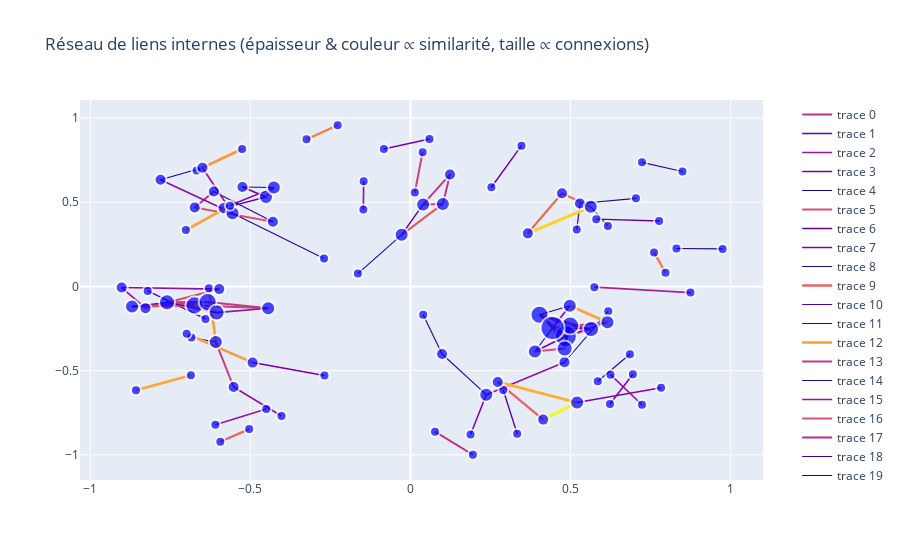

The notebook cell saved with this chart:
### Code cell
# Filtrer les liens les plus forts
df_sub = df_internal_links[
    (df_internal_links['similarity_score'] > 70) &
    (df_internal_links['article_website'] == 'https://www.droit-compta-gestion.fr')
]

# Construire le graphe
G = nx.from_pandas_edgelist(df_sub, 'source_url', 'target_url', ['similarity_score'])
pos = nx.spring_layout(G, k=0.15, iterations=20)

# Préparer la normalisation pour la couleur des arêtes
sim_scores = [G.edges[edge]['similarity_score'] for edge in G.edges()]
norm = mcolors.Normalize(vmin=min(sim_scores), vmax=max(sim_scores))
cmap = cm.get_cmap('plasma')  # Palette continue

# Créer les traces d'arêtes avec couleur et épaisseur personnalisées
edge_traces = []
for edge in G.edges(data=True):
    x0, y0 = pos[edge[0]]
    x1, y1 = pos[edge[1]]
    sim = edge[2]['similarity_score']
    color = mcolors.to_hex(cmap(norm(sim)))
    width = 1 + (sim - 70) / 10  # Ajuste ce facteur si besoin
    edge_traces.append(go.Scatter(
        x=[x0, x1], y=[y0, y1],
        line=dict(width=width, color=color),
        hoverinfo='none',
        mode='lines'
    ))

# Calculer la taille des nœuds selon leur degré
node_x, node_y, node_text, node_size = [], [], [], []
for node in G.nodes():
    x, y = pos[node]
    node_x.append(x)
    node_y.append(y)
    node_text.append(node)
    degree = G.degree(node)
    node_size.append(8 + 2 * degree)  # Ajuste le facteur selon l'effet visuel souhaité

node_trace = go.Scatter(
    x=node_x, y=node_y,
    mode='markers',
    hoverinfo='text',
    text=node_text,
    marker=dict(
        size=node_size,
        color='blue',  # Tu peux aussi utiliser une couleur selon une autre métrique
        line_width=2
    )
)

fig = go.Figure(data=edge_traces + [node_trace])
fig.update_layout(
    title='Réseau de liens internes (épaisseur & couleur ∝ similarité, taille ∝ connexions)',
    showlegend=True
)
fig.update_layout(
    legend=dict(
        orientation="v",    # vertical (par défaut)
        yanchor="top",      # ancrage vertical en haut
        y=1,                # position verticale (1 = en haut)
        xanchor="left",     # ancrage horizontal à gauche de la légende
        x=1.05              # position horizontale (>1 pour la placer à droite du graphe)
    )
)

fig.show()

### Figure 1 — Plotly figure (JSON) as saved in the notebook; plotly's stock layout.template omitted (floating-point values rounded to 4 significant figures)
{"data": [{"hoverinfo": "none", "line": {"color": "#b83289", "width": 1.897}, "mode": "lines", "type": "scatter", "x": [0.195, 0.07673], "y": [-1, -0.8628]}, {"hoverinfo": "none", "line": {"color": "#6001a6", "width": 1.364}, "mode": "lines", "type": "scatter", "x": [0.2897, 0.3333], "y": [-0.6155, -0.8754]}, {"hoverinfo": "none", "line": {"color": "#9814a0", "width": 1.676}, "mode": "lines", "type": "scatter", "x": [0.6247, 0.7232], "y": [-0.5243, -0.703]}, {"hoverinfo": "none", "line": {"color": "#7701a8", "width": 1.485}, "mode": "lines", "type": "scatter", "x": [-0.5248, -0.4512], "y": [0.5904, 0.5313]}, {"hoverinfo": "none", "line": {"color": "#0d0887", "width": 1.008}, "mode": "lines", "type": "scatter", "x": [-0.5248, -0.4266], "y": [0.5904, 0.5869]}, {"hoverinfo": "none", "line": {"color": "#d45270", "width": 2.128}, "mode": "lines", "type": "scatter", "x": [-0.4512, -0.4266], "y": [0.5313, 0.5869]}, {"hoverinfo": "none", "line": {"color": "#6400a7", "width": 1.392}, "mode": "lines", "type": "scatter", "x": [-0.4512, -0.5838], "y": [0.5313, 0.4654]}, {"hoverinfo": "none", "line": {"color": "#7b02a8", "width": 1.514}, "mode": "lines", "type": "scatter", "x": [-0.4266, -0.5838], "y": [0.5869, 0.4654]}, {"hoverinfo": "none", "line": {"color": "#20068f", "width": 1.068}, "mode": "lines", "type": "scatter", "x": [0.9749, 0.8307], "y": [0.2229, 0.2251]}, {"hoverinfo": "none", "line": {"color": "#e3685f", "width": 2.282}, "mode": "lines", "type": "scatter", "x": [-0.5938, -0.5036], "y": [-0.9227, -0.8477]}, {"hoverinfo": "none", "line": {"color": "#46039f", "width": 1.238}, "mode": "lines", "type": "scatter", "x": [0.5295, 0.5194], "y": [0.4925, 0.3386]}, {"hoverinfo": "none", "line": {"color": "#260591", "width": 1.087}, "mode": "lines", "type": "scatter", "x": [0.5295, 0.7044], "y": [0.4925, 0.523]}, {"hoverinfo": "none", "line": {"color": "#fa9b3d", "width": 2.606}, "mode": "lines", "type": "scatter", "x": [-0.6296, -0.608], "y": [-0.01038, -0.3306]}, {"hoverinfo": "none", "line": {"color": "#c23c81", "width": 1.971}, "mode": "lines", "type": "scatter", "x": [-0.608, -0.5523], "y": [-0.3306, -0.5975]}, {"hoverinfo": "none", "line": {"color": "#240691", "width": 1.082}, "mode": "lines", "type": "scatter", "x": [-0.608, -0.6842], "y": [-0.3306, -0.3034]}, {"hoverinfo": "none", "line": {"color": "#9613a1", "width": 1.668}, "mode": "lines", "type": "scatter", "x": [-0.5523, -0.4027], "y": [-0.5975, -0.7695]}, {"hoverinfo": "none", "line": {"color": "#d6556d", "width": 2.146}, "mode": "lines", "type": "scatter", "x": [-0.6739, -0.4296], "y": [0.4683, 0.3837]}, {"hoverinfo": "none", "line": {"color": "#b52f8c", "width": 1.87}, "mode": "lines", "type": "scatter", "x": [-0.6739, -0.6141], "y": [0.4683, 0.5633]}, {"hoverinfo": "none", "line": {"color": "#370499", "width": 1.163}, "mode": "lines", "type": "scatter", "x": [-0.4296, -0.6141], "y": [0.3837, 0.5633]}, {"hoverinfo": "none", "line": {"color": "#130789", "width": 1.022}, "mode": "lines", "type": "scatter", "x": [-0.1642, -0.0276], "y": [0.07652, 0.3068]}, {"hoverinfo": "none", "line": {"color": "#dc5d67", "width": 2.206}, "mode": "lines", "type": "scatter", "x": [-0.0276, 0.1012], "y": [0.3068, 0.4898]}, {"hoverinfo": "none", "line": {"color": "#5e01a6", "width": 1.356}, "mode": "lines", "type": "scatter", "x": [-0.0276, 0.03958], "y": [0.3068, 0.4867]}, {"hoverinfo": "none", "line": {"color": "#f9983e", "width": 2.586}, "mode": "lines", "type": "scatter", "x": [-0.5258, -0.6678], "y": [0.8162, 0.6886]}, {"hoverinfo": "none", "line": {"color": "#6f00a8", "width": 1.444}, "mode": "lines", "type": "scatter", "x": [0.3468, 0.2528], "y": [0.8359, 0.5891]}, {"hoverinfo": "none", "line": {"color": "#9613a1", "width": 1.669}, "mode": "lines", "type": "scatter", "x": [0.4811, 0.2368], "y": [-0.4506, -0.6431]}, {"hoverinfo": "none", "line": {"color": "#0d0887", "width": 1.003}, "mode": "lines", "type": "scatter", "x": [0.4811, 0.6177], "y": [-0.4506, -0.1483]}, {"hoverinfo": "none", "line": {"color": "#7501a8", "width": 1.478}, "mode": "lines", "type": "scatter", "x": [0.2368, 0.1877], "y": [-0.6431, -0.8801]}, {"hoverinfo": "none", "line": {"color": "#2e0595", "width": 1.123}, "mode": "lines", "type": "scatter", "x": [0.2368, 0.09867], "y": [-0.6431, -0.4015]}, {"hoverinfo": "none", "line": {"color": "#d5536f", "width": 2.134}, "mode": "lines", "type": "scatter", "x": [0.4032, 0.4854], "y": [-0.1685, -0.2959]}, {"hoverinfo": "none", "line": {"color": "#c5407e", "width": 1.998}, "mode": "lines", "type": "scatter", "x": [0.4032, 0.4988], "y": [-0.1685, -0.2327]}, {"hoverinfo": "none", "line": {"color": "#bf3984", "width": 1.943}, "mode": "lines", "type": "scatter", "x": [0.4032, 0.5641], "y": [-0.1685, -0.2536]}, {"hoverinfo": "none", "line": {"color": "#8004a8", "width": 1.537}, "mode": "lines", "type": "scatter", "x": [0.4032, 0.4438], "y": [-0.1685, -0.2473]}, {"hoverinfo": "none", "line": {"color": "#2c0594", "width": 1.109}, "mode": "lines", "type": "scatter", "x": [0.4032, 0.4976], "y": [-0.1685, -0.1147]}, {"hoverinfo": "none", "line": {"color": "#f1814d", "width": 2.449}, "mode": "lines", "type": "scatter", "x": [0.4854, 0.4988], "y": [-0.2959, -0.2327]}, {"hoverinfo": "none", "line": {"color": "#df6263", "width": 2.238}, "mode": "lines", "type": "scatter", "x": [0.4854, 0.5641], "y": [-0.2959, -0.2536]}, {"hoverinfo": "none", "line": {"color": "#da5b69", "width": 2.19}, "mode": "lines", "type": "scatter", "x": [0.4854, 0.4438], "y": [-0.2959, -0.2473]}, {"hoverinfo": "none", "line": {"color": "#8004a8", "width": 1.54}, "mode": "lines", "type": "scatter", "x": [0.4854, 0.3887], "y": [-0.2959, -0.3866]}, {"hoverinfo": "none", "line": {"color": "#8004a8", "width": 1.54}, "mode": "lines", "type": "scatter", "x": [0.4854, 0.4817], "y": [-0.2959, -0.3689]}, {"hoverinfo": "none", "line": {"color": "#41049d", "width": 1.214}, "mode": "lines", "type": "scatter", "x": [0.4854, 0.6153], "y": [-0.2959, -0.2128]}, {"hoverinfo": "none", "line": {"color": "#b83289", "width": 1.896}, "mode": "lines", "type": "scatter", "x": [0.4988, 0.4438], "y": [-0.2327, -0.2473]}, {"hoverinfo": "none", "line": {"color": "#9410a2", "width": 1.649}, "mode": "lines", "type": "scatter", "x": [0.4988, 0.5641], "y": [-0.2327, -0.2536]}, {"hoverinfo": "none", "line": {"color": "#8004a8", "width": 1.538}, "mode": "lines", "type": "scatter", "x": [0.4988, 0.4817], "y": [-0.2327, -0.3689]}, {"hoverinfo": "none", "line": {"color": "#7701a8", "width": 1.492}, "mode": "lines", "type": "scatter", "x": [0.5641, 0.4438], "y": [-0.2536, -0.2473]}, {"hoverinfo": "none", "line": {"color": "#d24f71", "width": 2.112}, "mode": "lines", "type": "scatter", "x": [0.4438, 0.4817], "y": [-0.2473, -0.3689]}, {"hoverinfo": "none", "line": {"color": "#bd3786", "width": 1.932}, "mode": "lines", "type": "scatter", "x": [0.4438, 0.6153], "y": [-0.2473, -0.2128]}, {"hoverinfo": "none", "line": {"color": "#2a0593", "width": 1.104}, "mode": "lines", "type": "scatter", "x": [0.4438, 0.3887], "y": [-0.2473, -0.3866]}, {"hoverinfo": "none", "line": {"color": "#8707a6", "width": 1.582}, "mode": "lines", "type": "scatter", "x": [0.4438, 0.4976], "y": [-0.2473, -0.1147]}, {"hoverinfo": "none", "line": {"color": "#c8437b", "width": 2.018}, "mode": "lines", "type": "scatter", "x": [0.1012, 0.03958], "y": [0.4898, 0.4867]}, {"hoverinfo": "none", "line": {"color": "#b83289", "width": 1.896}, "mode": "lines", "type": "scatter", "x": [0.1012, 0.1236], "y": [0.4898, 0.6651]}, {"hoverinfo": "none", "line": {"color": "#be3885", "width": 1.937}, "mode": "lines", "type": "scatter", "x": [0.03958, 0.1236], "y": [0.4867, 0.6651]}, {"hoverinfo": "none", "line": {"color": "#d5536f", "width": 2.137}, "mode": "lines", "type": "scatter", "x": [0.4817, 0.3887], "y": [-0.3689, -0.3866]}, {"hoverinfo": "none", "line": {"color": "#fba238", "width": 2.645}, "mode": "lines", "type": "scatter", "x": [0.6153, 0.4976], "y": [-0.2128, -0.1147]}, {"hoverinfo": "none", "line": {"color": "#38049a", "width": 1.166}, "mode": "lines", "type": "scatter", "x": [0.6854, 0.5851], "y": [-0.4031, -0.5634]}, {"hoverinfo": "none", "line": {"color": "#99159f", "width": 1.688}, "mode": "lines", "type": "scatter", "x": [-0.6093, -0.4503], "y": [-0.8217, -0.7286]}, {"hoverinfo": "none", "line": {"color": "#7b02a8", "width": 1.51}, "mode": "lines", "type": "scatter", "x": [0.6231, 0.6947], "y": [-0.6987, -0.5219]}, {"hoverinfo": "none", "line": {"color": "#6300a7", "width": 1.381}, "mode": "lines", "type": "scatter", "x": [0.7766, 0.5802], "y": [0.3887, 0.3994]}, {"hoverinfo": "none", "line": {"color": "#f0804e", "width": 2.442}, "mode": "lines", "type": "scatter", "x": [0.7608, 0.7966], "y": [0.2016, 0.08129]}, {"hoverinfo": "none", "line": {"color": "#8f0da4", "width": 1.627}, "mode": "lines", "type": "scatter", "x": [-0.7805, -0.5557], "y": [0.6338, 0.435]}, {"hoverinfo": "none", "line": {"color": "#130789", "width": 1.022}, "mode": "lines", "type": "scatter", "x": [-0.7805, -0.6496], "y": [0.6338, 0.7049]}, {"hoverinfo": "none", "line": {"color": "#99159f", "width": 1.685}, "mode": "lines", "type": "scatter", "x": [-0.5557, -0.6496], "y": [0.435, 0.7049]}, {"hoverinfo": "none", "line": {"color": "#2f0596", "width": 1.128}, "mode": "lines", "type": "scatter", "x": [-0.5557, -0.2699], "y": [0.435, 0.1654]}, {"hoverinfo": "none", "line": {"color": "#f0f921", "width": 3.092}, "mode": "lines", "type": "scatter", "x": [0.5205, 0.4146], "y": [-0.6901, -0.7912]}, {"hoverinfo": "none", "line": {"color": "#fdaf31", "width": 2.718}, "mode": "lines", "type": "scatter", "x": [0.5205, 0.2726], "y": [-0.6901, -0.5674]}, {"hoverinfo": "none", "line": {"color": "#8305a7", "width": 1.557}, "mode": "lines", "type": "scatter", "x": [0.5205, 0.7828], "y": [-0.6901, -0.6016]}, {"hoverinfo": "none", "line": {"color": "#e16462", "width": 2.252}, "mode": "lines", "type": "scatter", "x": [0.4146, 0.2726], "y": [-0.7912, -0.5674]}, {"hoverinfo": "none", "line": {"color": "#f1814d", "width": 2.448}, "mode": "lines", "type": "scatter", "x": [-0.3246, -0.2273], "y": [0.8735, 0.9573]}, {"hoverinfo": "none", "line": {"color": "#fa9b3d", "width": 2.61}, "mode": "lines", "type": "scatter", "x": [-0.6989, -0.493], "y": [-0.2816, -0.4527]}, {"hoverinfo": "none", "line": {"color": "#7801a8", "width": 1.496}, "mode": "lines", "type": "scatter", "x": [-0.493, -0.2685], "y": [-0.4527, -0.5286]}, {"hoverinfo": "none", "line": {"color": "#9511a1", "width": 1.664}, "mode": "lines", "type": "scatter", "x": [-0.1461, -0.1471], "y": [0.6252, 0.4575]}, {"hoverinfo": "none", "line": {"color": "#fba139", "width": 2.643}, "mode": "lines", "type": "scatter", "x": [-0.7015, -0.5638], "y": [0.3345, 0.4792]}, {"hoverinfo": "none", "line": {"color": "#d24f71", "width": 2.108}, "mode": "lines", "type": "scatter", "x": [-0.8274, -0.5971], "y": [-0.1294, -0.01595]}, {"hoverinfo": "none", "line": {"color": "#9511a1", "width": 1.663}, "mode": "lines", "type": "scatter", "x": [-0.8274, -0.902], "y": [-0.1294, -0.006689]}, {"hoverinfo": "none", "line": {"color": "#910ea3", "width": 1.636}, "mode": "lines", "type": "scatter", "x": [-0.5971, -0.902], "y": [-0.01595, -0.006689]}, {"hoverinfo": "none", "line": {"color": "#7b02a8", "width": 1.514}, "mode": "lines", "type": "scatter", "x": [-0.08305, 0.05938], "y": [0.8163, 0.8761]}, {"hoverinfo": "none", "line": {"color": "#330597", "width": 1.143}, "mode": "lines", "type": "scatter", "x": [0.09867, 0.03971], "y": [-0.4015, -0.1681]}, {"hoverinfo": "none", "line": {"color": "#7100a8", "width": 1.454}, "mode": "lines", "type": "scatter", "x": [-0.8208, -0.6401], "y": [-0.02714, -0.1932]}, {"hoverinfo": "none", "line": {"color": "#cc4778", "width": 2.051}, "mode": "lines", "type": "scatter", "x": [0.01369, 0.03803], "y": [0.558, 0.7966]}, {"hoverinfo": "none", "line": {"color": "#19068c", "width": 1.039}, "mode": "lines", "type": "scatter", "x": [0.6167, 0.5632], "y": [0.3587, 0.4729]}, {"hoverinfo": "none", "line": {"color": "#fcd225", "width": 2.902}, "mode": "lines", "type": "scatter", "x": [0.5632, 0.3666], "y": [0.4729, 0.3151]}, {"hoverinfo": "none", "line": {"color": "#e76e5b", "width": 2.321}, "mode": "lines", "type": "scatter", "x": [0.5632, 0.4733], "y": [0.4729, 0.5537]}, {"hoverinfo": "none", "line": {"color": "#330597", "width": 1.147}, "mode": "lines", "type": "scatter", "x": [0.7232, 0.8496], "y": [0.7368, 0.6827]}, {"hoverinfo": "none", "line": {"color": "#e87059", "width": 2.335}, "mode": "lines", "type": "scatter", "x": [0.3666, 0.4733], "y": [0.3151, 0.5537]}, {"hoverinfo": "none", "line": {"color": "#a82296", "width": 1.783}, "mode": "lines", "type": "scatter", "x": [0.5743, 0.8745], "y": [-0.004772, -0.03676]}, {"hoverinfo": "none", "line": {"color": "#d5536f", "width": 2.131}, "mode": "lines", "type": "scatter", "x": [-0.8696, -0.6748], "y": [-0.1197, -0.1127]}, {"hoverinfo": "none", "line": {"color": "#c9447a", "width": 2.023}, "mode": "lines", "type": "scatter", "x": [-0.8696, -0.6333], "y": [-0.1197, -0.09263]}, {"hoverinfo": "none", "line": {"color": "#6100a7", "width": 1.371}, "mode": "lines", "type": "scatter", "x": [-0.8696, -0.7603], "y": [-0.1197, -0.09475]}, {"hoverinfo": "none", "line": {"color": "#c13b82", "width": 1.958}, "mode": "lines", "type": "scatter", "x": [-0.6748, -0.6056], "y": [-0.1127, -0.1557]}, {"hoverinfo": "none", "line": {"color": "#ca457a", "width": 2.035}, "mode": "lines", "type": "scatter", "x": [-0.6748, -0.4442], "y": [-0.1127, -0.1295]}, {"hoverinfo": "none", "line": {"color": "#c33d80", "width": 1.982}, "mode": "lines", "type": "scatter", "x": [-0.6748, -0.7603], "y": [-0.1127, -0.09475]}, {"hoverinfo": "none", "line": {"color": "#febd2a", "width": 2.795}, "mode": "lines", "type": "scatter", "x": [-0.6748, -0.6333], "y": [-0.1127, -0.09263]}, {"hoverinfo": "none", "line": {"color": "#fa9b3d", "width": 2.605}, "mode": "lines", "type": "scatter", "x": [-0.6333, -0.6056], "y": [-0.09263, -0.1557]}, {"hoverinfo": "none", "line": {"color": "#bf3984", "width": 1.944}, "mode": "lines", "type": "scatter", "x": [-0.6333, -0.4442], "y": [-0.09263, -0.1295]}, {"hoverinfo": "none", "line": {"color": "#c33d80", "width": 1.979}, "mode": "lines", "type": "scatter", "x": [-0.6333, -0.7603], "y": [-0.09263, -0.09475]}, {"hoverinfo": "none", "line": {"color": "#6300a7", "width": 1.385}, "mode": "lines", "type": "scatter", "x": [-0.7603, -0.6056], "y": [-0.09475, -0.1557]}, {"hoverinfo": "none", "line": {"color": "#fca636", "width": 2.671}, "mode": "lines", "type": "scatter", "x": [-0.6857, -0.8573], "y": [-0.5281, -0.6172]}, {"hoverinfo": "none", "line": {"color": "#920fa3", "width": 1.643}, "mode": "lines", "type": "scatter", "x": [-0.6056, -0.4442], "y": [-0.1557, -0.1295]}, {"hoverinfo": "text", "marker": {"color": "blue", "line": {"width": 2}, "size": [10, 10, 10, 10, 10, 10, 12, 14, 14, 10, 10, 10, 10, 12, 10, 10, 10, 14, 12, 10, 12, 12, 12, 12, 10, 14, 10, 10, 10, 10, 12, 14, 10, 18, 22, 18, 16, 24, 14, 14, 12, 16, 14, 14, 14, 10, 10, 10, 10, 10, 10, 10, 10, 10, 10, 12, 14, 12, 14, 12, 12, 10, 10, 10, 10, 12, 10, 10, 10, 10, 10, 10, 12, 12, 12, 10, 10, 10, 12, 10, 10, 10, 10, 10, 14, 10, 10, 12, 12, 10, 10, 10, 10, 14, 18, 18, 16, 10, 10, 16, 14]}, "mode": "markers", "text": ["https://www.droit-compta-gestion.fr/publiredactionnel/que-faut-il-savoir-sur-la-reglementation-de-la-facturation-electronique-en-france/", "https://www.droit-compta-gestion.fr/comptabilite/documents-comptables/report-sine-die-de-la-facturation-electronique-en-france/", "https://www.droit-compta-gestion.fr/relations-professionnelles/rh-pourquoi-se-former-en-anglais-professionnel/", "https://www.droit-compta-gestion.fr/relations-professionnelles/pourquoi-et-comment-apprendre-langlais-des-affaires-pour-optimiser-sa-reconversion/", "https://www.droit-compta-gestion.fr/publiredactionnel/bts-cg-en-ligne-une-formation-adaptee-a-votre-vie/", "https://www.droit-compta-gestion.fr/droit/droit-social/formation-professionnelle/quels-sont-les-atouts-dun-bts-comptabilite-gestion-en-2024/", "https://www.droit-compta-gestion.fr/publiredactionnel/franchise-event-2024-le-rendez-vous-incontournable-des-entrepreneurs-a-rennes/", "https://www.droit-compta-gestion.fr/publiredactionnel/bfmed-2024-enseignes-et-porteurs-de-projets-reunis-a-marseille/", "https://www.droit-compta-gestion.fr/publiredactionnel/franchise-expo-paris-2023-un-evenement-cle-pour-les-entrepreneurs-en-quete-dinformations-et-dopportunites/", "https://www.droit-compta-gestion.fr/relations-professionnelles/limportance-dun-avocat-en-droit-des-affaires-a-chambery-pour-la-prosperite-de-votre-entreprise/", "https://www.droit-compta-gestion.fr/publiredactionnel/les-avantages-de-travailler-avec-un-avocat-en-droit-des-societes-a-versailles/", "https://www.droit-compta-gestion.fr/editorial/eau-potable-a-mayotte-en-attendant-les-jo/", "https://www.droit-compta-gestion.fr/economie/economie-contemporaine/cocorico-baignade-dans-la-seine-impossible-nest-pas-francais/", "https://www.droit-compta-gestion.fr/systemes-information-gestion/logiciels/crm/crm-et-rgpd-comment-etre-certain-detre-en-regle/", "https://www.droit-compta-gestion.fr/droit/droit-numerique/pourquoi-laudit-rgpd-est-il-essentiel-pour-les-entreprises/", "https://www.droit-compta-gestion.fr/publiredactionnel/comment-se-mettre-en-conformite-avec-le-rgpd/", "https://www.droit-compta-gestion.fr/droit/droit-social/la-relation-collective-de-travail/les-instances-representatives-du-personnel/defis-dun-membre-du-cse-la-double-casquette/", "https://www.droit-compta-gestion.fr/droit/droit-social/la-relation-collective-de-travail/les-instances-representatives-du-personnel/gestion-du-cse-quelles-sont-les-bonnes-pratiques-a-adopter/", "https://www.droit-compta-gestion.fr/droit/droit-social/la-relation-collective-de-travail/les-instances-representatives-du-personnel/les-missions-du-comite-social-et-economique-cse/", "https://www.droit-compta-gestion.fr/droit/droit-social/la-relation-collective-de-travail/les-instances-representatives-du-personnel/comment-moderniser-la-gestion-dun-conseil-social-et-economique/", "https://www.droit-compta-gestion.fr/relations-professionnelles/trouver-son-expert-comptable-mode-emploi/", "https://www.droit-compta-gestion.fr/comptabilite/expert-comptable-en-ligne-benefices-et-specificites-pour-les-entreprises/", "https://www.droit-compta-gestion.fr/comptabilite/comment-choisir-un-bon-expert-comptable-a-nantes/", "https://www.droit-compta-gestion.fr/economie/economie-contemporaine/lavenir-de-lentrepreneuriat-se-dessine-en-franchise/", "https://www.droit-compta-gestion.fr/management/la-theorie-des-organisations/les-theories-contractuelles/les-couts-de-transaction-selon-lanalyse-de-coase-et-williamson/", "https://www.droit-compta-gestion.fr/controle-de-gestion/la-methode-des-couts-complets/les-limites-de-la-methode-des-couts-complets/", "https://www.droit-compta-gestion.fr/comptabilite/comptabilisation-elements-actifs/inventaire-des-immobilisations-comment-eviter-les-pertes-de-temps-inutiles/", "https://www.droit-compta-gestion.fr/publiredactionnel/application-dinventaire-comment-cette-solution-reinvente-la-gestion-des-stocks/", "https://www.droit-compta-gestion.fr/droit/quel-est-linteret-de-recourir-aux-services-dun-avocat-exces-de-vitesse/", "https://www.droit-compta-gestion.fr/droit/5-excellentes-raisons-de-faire-appel-a-un-avocat-en-dommage-corporel/", "https://www.droit-compta-gestion.fr/finance/la-valeur/la-valeur-et-le-risque/evaluer-un-portefeuille-dinvestissements-avec-le-medaf/", "https://www.droit-compta-gestion.fr/finance/la-valeur/la-valeur-et-le-risque/modele-du-medaf/", "https://www.droit-compta-gestion.fr/finance/la-valeur/la-valeur-et-le-risque/mesure-du-risque-et-de-la-rentabilite-portefeuille-actifs/", "https://www.droit-compta-gestion.fr/economie/energie/limites-de-lenergie-solaire-cout-environnement-variabilite/", "https://www.droit-compta-gestion.fr/economie/energie/energie-solaire-historique-technologies-et-fonctionnement/", "https://www.droit-compta-gestion.fr/economie/energie/avantages-energie-solaire-ecologie-fiabilite-et-economie/", "https://www.droit-compta-gestion.fr/economie/energie/le-fonctionnement-des-eoliennes-et-leurs-composants/", "https://www.droit-compta-gestion.fr/economie/energie/histoire-de-energie-eolienne-du-moulin-a-vent-a-eolienne/", "https://www.droit-compta-gestion.fr/controle-de-gestion/la-methode-des-couts-complets/les-limites-de-la-methode-abc-pour-le-calcul-des-couts-complets/", "https://www.droit-compta-gestion.fr/controle-de-gestion/la-methode-des-couts-complets/la-methode-abc-ou-les-couts-complets-bases-sur-les-activites/", "https://www.droit-compta-gestion.fr/controle-de-gestion/la-methode-des-couts-complets/les-avantages-de-la-methode-abc-pour-le-calcul-des-couts/", "https://www.droit-compta-gestion.fr/economie/energie/les-avantages-de-l-hydroelectricite-une-energie-propre-et-stable/", "https://www.droit-compta-gestion.fr/economie/energie/historique-energie-musculaire-source-primitive-energie/", "https://www.droit-compta-gestion.fr/economie/energie/energie-hydraulique-une-source-denergie-renouvelable-cle/", "https://www.droit-compta-gestion.fr/economie/energie/les-limites-de-lenergie-musculaire-en-tant-que-source-denergie/", "https://www.droit-compta-gestion.fr/controle-de-gestion/mathematiques-de-gestion/statistiques/applications-de-la-methode-des-moindres-carres/", "https://www.droit-compta-gestion.fr/controle-de-gestion/mathematiques-de-gestion/statistiques/les-limites-de-la-methode-des-moindres-carres/", "https://www.droit-compta-gestion.fr/management/la-theorie-des-organisations/le-concept-dapprentissage-applique-a-lorganisation/apprentissage-organisationnel-definition-selon-argyris-schon/", "https://www.droit-compta-gestion.fr/management/la-theorie-des-organisations/le-concept-dapprentissage-applique-a-lorganisation/definition-de-lapprentissage-organisationnel-selon-gerard-koenig/", "https://www.droit-compta-gestion.fr/comptabilite/comptabilisation-elements-actifs/les-immobilisations/comptabilisation-immobilisation-produite/", "https://www.droit-compta-gestion.fr/comptabilite/comptabilisation-elements-actifs/les-immobilisations/comptabilisation-immobilisation-par-composants/", "https://www.droit-compta-gestion.fr/comptabilite/comptabilisation-des-charges-et-des-produits/comptabilisation-des-operations-achat-et-de-vente-de-services/", "https://www.droit-compta-gestion.fr/comptabilite/comptabilisation-des-charges-et-des-produits/comptabilisation-des-operations-achat-et-de-vente-de-biens/", "https://www.droit-compta-gestion.fr/systemes-information-gestion/le-systeme-dinformation/le-systeme-information-si/", "https://www.droit-compta-gestion.fr/systemes-information-gestion/le-systeme-dinformation/systeme-information-si-urbanise-urbanisation-kezaco/", "https://www.droit-compta-gestion.fr/economie/developpement-durable/macf-enfin-vers-une-taxe-carbone-europeenne/", "https://www.droit-compta-gestion.fr/economie/processus-integration-regionale/avantages-union-europeenne/", "https://www.droit-compta-gestion.fr/economie/processus-integration-regionale/integration-regionale-exemple-europeen-les-institutions-europeennes/", "https://www.droit-compta-gestion.fr/droit/droit-social/la-relation-individuelle-de-travail/regles-communes-aux-contrats-de-travail/le-cadre-juridique-des-conges-payes-duree-et-periode-de-reference/", "https://www.droit-compta-gestion.fr/droit/droit-social/la-relation-individuelle-de-travail/regles-communes-aux-contrats-de-travail/conges-dete-obligatoires-ou-non-voici-les-regles-a-respecter/", "https://www.droit-compta-gestion.fr/droit/droit-social/la-relation-individuelle-de-travail/regles-communes-aux-contrats-de-travail/la-prise-des-conges-payes/", "https://www.droit-compta-gestion.fr/droit/droit-social/la-relation-individuelle-de-travail/regles-communes-aux-contrats-de-travail/calcul-de-lindemnite-de-conges-payes-maintien-de-salaire-ou-dixieme/", "https://www.droit-compta-gestion.fr/droit/droit-des-societes/societes-mixtes/sarl-societes-mixtes/sarl-quelles-sont-ses-principales-caracteristiques/", "https://www.droit-compta-gestion.fr/droit/droit-des-societes/societes-mixtes/sarl-societes-mixtes/comment-creer-une-sarl/", "https://www.droit-compta-gestion.fr/droit/droit-social/la-relation-collective-de-travail/les-conflits-collectifs/les-consequences-de-la-greve/", "https://www.droit-compta-gestion.fr/droit/droit-social/la-relation-collective-de-travail/les-conflits-collectifs/formes-de-greve-lesquelles-sont-licites/", "https://www.droit-compta-gestion.fr/droit/droit-social/la-relation-collective-de-travail/les-instances-representatives-du-personnel/cse-le-droit-dalerte-en-cas-de-danger-grave-et-imminent/", "https://www.droit-compta-gestion.fr/droit/droit-social/la-relation-individuelle-de-travail/le-droit-de-retrait-du-salarie-face-a-un-danger-grave-et-imminent/", "https://www.droit-compta-gestion.fr/droit/droit-social/la-relation-collective-de-travail/les-conflits-collectifs/droit-de-greve-en-france-historique/", "https://www.droit-compta-gestion.fr/droit/droit-social/la-relation-individuelle-de-travail/la-rupture-du-contrat-de-travail/la-demission-procedure-et-consequences/", "https://www.droit-compta-gestion.fr/droit/droit-social/la-relation-individuelle-de-travail/la-rupture-du-contrat-de-travail/la-prise-dacte-de-la-rupture-du-contrat-de-travail-par-le-salarie/", "https://www.droit-compta-gestion.fr/droit/droit-social/la-relation-collective-de-travail/les-instances-representatives-du-personnel/formation-cse-quels-droits-pour-ses-membres/", "https://www.droit-compta-gestion.fr/droit/droit-des-societes/societes-civiles/domiciliation-sci-tout-savoir-en-moins-de-3-minutes/", "https://www.droit-compta-gestion.fr/droit/droit-des-societes/droit-commun-des-societes/la-domiciliation-entreprise-bien-plus-que-adresse/", "https://www.droit-compta-gestion.fr/droit/droit-des-societes/peut-on-domicilier-le-siege-de-son-entreprise-ou-de-son-association-chez-soi/", "https://www.droit-compta-gestion.fr/droit/droit-des-societes/societes-sans-personnalite-juridique/la-societe-en-participation-sep-une-societe-sans-personnalite-juridique/", "https://www.droit-compta-gestion.fr/droit/droit-des-societes/droit-commun-des-societes/conditions-de-validite-contrat-de-societe/", "https://www.droit-compta-gestion.fr/finance/la-valeur/la-valeur-et-le-risque/risque-de-marche-et-risque-specifique-le-coefficient-%ce%b2/", "https://www.droit-compta-gestion.fr/finance/la-valeur/la-valeur-et-le-risque/la-valeur-et-le-risque/", "https://www.droit-compta-gestion.fr/economie/la-monnaie/monnaie-qui-detient-le-pouvoir-de-la-creation-monetaire/", "https://www.droit-compta-gestion.fr/economie/la-monnaie/la-regulation-de-la-creation-monetaire-par-la-banque-centrale/", "https://www.droit-compta-gestion.fr/economie/la-monnaie/les-formes-de-la-monnaie/", "https://www.droit-compta-gestion.fr/economie/la-monnaie/les-fonctions-de-la-monnaie/", "https://www.droit-compta-gestion.fr/economie/la-micro-economie-du-consommateur/courbe-indifference-du-consommateur-utilite-substitution/", "https://www.droit-compta-gestion.fr/economie/la-micro-economie-du-consommateur/la-fonction-utilite-economique/", "https://www.droit-compta-gestion.fr/economie/inflation-et-deflation/les-politiques-de-lutte-contre-l-inflation/", "https://www.droit-compta-gestion.fr/economie/inflation-et-deflation/facteurs-de-l-inflation/", "https://www.droit-compta-gestion.fr/economie/la-micro-economie-du-consommateur/utilite-economique-selon-les-classiques-et-les-neo-classiques/", "https://www.droit-compta-gestion.fr/economie/la-micro-economie-du-consommateur/mesurer-utilite-economique-cardinale-ordinale/", "https://www.droit-compta-gestion.fr/economie/processus-integration-regionale/exemple-union-europeenne/inconvenients-union-europeenne/", "https://www.droit-compta-gestion.fr/finance/la-valeur/la-valeur-et-le-risque/mesurer-la-rentabilite-et-le-risque-dun-actif-specifique/", "https://www.droit-compta-gestion.fr/droit/droit-social/introduction-au-droit-social/le-controle-de-lapplication-du-droit-du-travail-et-le-contentieux/le-contentieux/organisation-du-conseil-de-prudhommes/", "https://www.droit-compta-gestion.fr/droit/droit-social/introduction-au-droit-social/le-controle-de-lapplication-du-droit-du-travail-et-le-contentieux/le-contentieux/competences-du-conseil-des-prudhommes/", "https://www.droit-compta-gestion.fr/droit/droit-des-societes/societes-mixtes/sarl-societes-mixtes/les-pouvoirs-du-gerant-de-sarl/", "https://www.droit-compta-gestion.fr/droit/droit-des-societes/societes-mixtes/sarl-societes-mixtes/la-cessation-des-fonctions-du-gerant-de-sarl/", "https://www.droit-compta-gestion.fr/droit/droit-des-societes/societes-mixtes/sarl-societes-mixtes/designation-du-gerant-de-sarl/", "https://www.droit-compta-gestion.fr/droit/droit-des-societes/societes-mixtes/sarl-societes-mixtes/la-responsabilite-du-gerant-de-sarl/", "https://www.droit-compta-gestion.fr/droit/droit-des-societes/societes-mixtes/sarl-societes-mixtes/transmission-et-nantissement-de-parts-sociales/", "https://www.droit-compta-gestion.fr/droit/droit-des-societes/societes-mixtes/sarl-societes-mixtes/la-cession-de-parts-sociales-par-lassocie-de-sarl/", "https://www.droit-compta-gestion.fr/droit/droit-des-societes/societes-mixtes/sarl-societes-mixtes/cumul-du-mandat-de-gerant-de-sarl-avec-contrat-de-travail/", "https://www.droit-compta-gestion.fr/droit/droit-des-societes/societes-mixtes/sarl-societes-mixtes/duree-des-fonctions-et-remuneration-du-gerant-de-sarl/"], "type": "scatter", "x": [0.195, 0.07673, 0.2897, 0.3333, 0.6247, 0.7232, -0.5248, -0.4512, -0.4266, 0.9749, 0.8307, -0.5938, -0.5036, 0.5295, 0.5194, 0.7044, -0.6296, -0.608, -0.5523, -0.6842, -0.6739, -0.4296, -0.6141, -0.5838, -0.1642, -0.0276, -0.5258, -0.6678, 0.3468, 0.2528, 0.4811, 0.2368, 0.6177, 0.4032, 0.4854, 0.4988, 0.5641, 0.4438, 0.1012, 0.03958, 0.1236, 0.4817, 0.6153, 0.3887, 0.4976, 0.6854, 0.5851, -0.6093, -0.4503, 0.6231, 0.6947, 0.7766, 0.5802, 0.7608, 0.7966, -0.7805, -0.5557, -0.6496, 0.5205, 0.4146, 0.2726, 0.7828, -0.3246, -0.2273, -0.6989, -0.493, -0.1461, -0.1471, -0.2685, -0.7015, -0.5638, -0.4027, -0.8274, -0.5971, -0.902, -0.08305, 0.05938, 0.1877, 0.09867, -0.8208, -0.6401, 0.01369, 0.03803, 0.6167, 0.5632, 0.7232, 0.8496, 0.3666, 0.4733, -0.2699, 0.03971, 0.5743, 0.8745, -0.8696, -0.6748, -0.6333, -0.7603, -0.6857, -0.8573, -0.6056, -0.4442], "y": [-1, -0.8628, -0.6155, -0.8754, -0.5243, -0.703, 0.5904, 0.5313, 0.5869, 0.2229, 0.2251, -0.9227, -0.8477, 0.4925, 0.3386, 0.523, -0.01038, -0.3306, -0.5975, -0.3034, 0.4683, 0.3837, 0.5633, 0.4654, 0.07652, 0.3068, 0.8162, 0.6886, 0.8359, 0.5891, -0.4506, -0.6431, -0.1483, -0.1685, -0.2959, -0.2327, -0.2536, -0.2473, 0.4898, 0.4867, 0.6651, -0.3689, -0.2128, -0.3866, -0.1147, -0.4031, -0.5634, -0.8217, -0.7286, -0.6987, -0.5219, 0.3887, 0.3994, 0.2016, 0.08129, 0.6338, 0.435, 0.7049, -0.6901, -0.7912, -0.5674, -0.6016, 0.8735, 0.9573, -0.2816, -0.4527, 0.6252, 0.4575, -0.5286, 0.3345, 0.4792, -0.7695, -0.1294, -0.01595, -0.006689, 0.8163, 0.8761, -0.8801, -0.4015, -0.02714, -0.1932, 0.558, 0.7966, 0.3587, 0.4729, 0.7368, 0.6827, 0.3151, 0.5537, 0.1654, -0.1681, -0.004772, -0.03676, -0.1197, -0.1127, -0.09263, -0.09475, -0.5281, -0.6172, -0.1557, -0.1295]}], "layout": {"legend": {"orientation": "v", "x": 1.05, "xanchor": "left", "y": 1, "yanchor": "top"}, "showlegend": true, "title": {"text": "Réseau de liens internes (épaisseur & couleur ∝ similarité, taille ∝ connexions)"}}}
